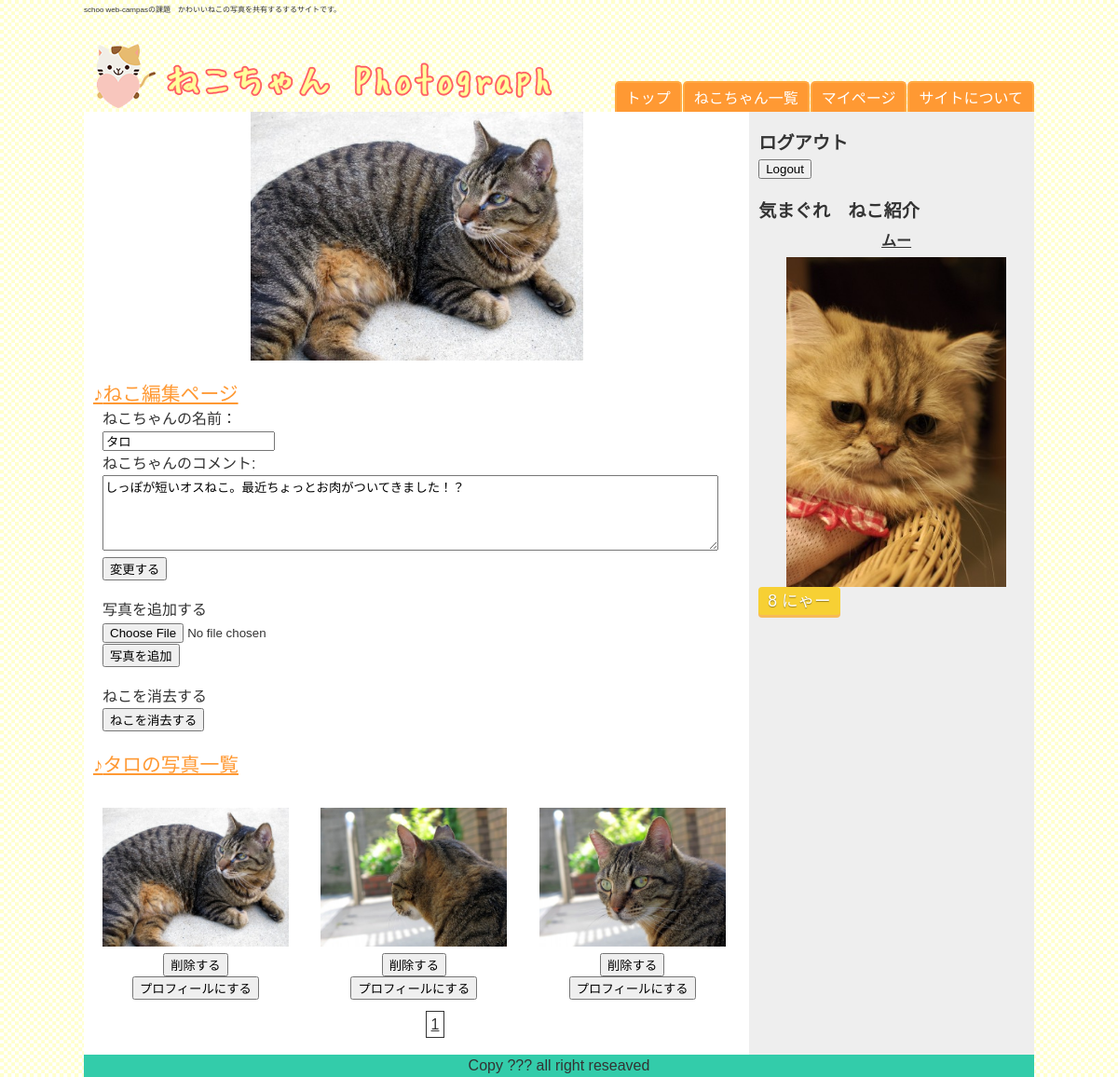
The page /cat_edit.php?cat_id=1 (signed in) on the database its author committed.
### tables this page shows
CREATE TABLE IF NOT EXISTS `cats` (
  `cat_id` int(10) NOT NULL,
  `cat_name` varchar(100) NOT NULL,
  `user_id` int(10) NOT NULL,
  `cat_comment` varchar(200) NOT NULL,
  `profile_photo_url` varchar(100) DEFAULT NULL,
  `cat_count_good` int(10) NOT NULL DEFAULT '0'
);

CREATE TABLE IF NOT EXISTS `photos` (
  `photo_id` int(10) NOT NULL,
  `cat_id` int(10) NOT NULL,
  `url` varchar(100) NOT NULL
);

### php/app.php (called while the page is built, shortened)
<?php
try{
    $dbh = new PDO('mysql:dbname=cats_photo;host=localhost', 'root', '');
}catch (PDOException $e){
    print('Error:'.$e->getMessage());
    die();
}
$user_id = isset($_SESSION["user"]) ? $_SESSION["user"][0] : null ;
function h($str){
	return htmlspecialchars($str, ENT_QUOTES, "UTF-8");
}
function getPagenation($table,$perpage,$where = null,$where_is = null){
	global $dbh;
	$where_sentence = isset($where) ? "where `".$where."` = ". $where_is : "";
	$page = isset($_GET["page"]) && preg_match("/^[1-9]*$/", $_GET["page"]) ? $_GET["page"] : 1;
	$from = ($page - 1) * $perpage;
	$total = $dbh->query("SELECT COUNT(*) FROM `".$table."`".$where_sentence)->fetchColumn();
	$total_pages = ceil($total/$perpage);
	return array("page" => $page, "from" =>$from, "total" => $total, "total_pages" => $total_pages, "perpage" =>$perpage);
}

### cat_edit.php (the view, shortened to what this page needs)
<?php require_once("parts/header.php");
	if(!isset($_SESSION['user'])):
		$msg = "<p class='alert'>ログインしないと編集できません。</p>";
	else:
		$cat_id = $_GET["cat_id"];
		$query = "SELECT `user_id` FROM `cats` where `cat_id` = ?";
		$sth = $dbh->prepare($query);
		$sth->bindParam( 1, $cat_id, PDO::PARAM_INT );
		$sth->execute();
		$cat_owner = $sth->fetch(PDO::FETCH_ASSOC);
			if(!$cat_owner == $user_id):
				$msg = "<p class='alert'>この猫を編集する権限はありません。</p>";
			else:
							$query = "SELECT * FROM `cats` where `cat_id` = ?";
							$sth = $dbh->prepare($query);
							$sth->bindParam( 1, $cat_id, PDO::PARAM_INT );
							$sth->execute();
							$cat_info = $sth->fetch(PDO::FETCH_ASSOC);
						?>
						<section class="single_cat">
							<img src="<?=h($cat_info['profile_photo_url']);?>">
						</section>
						<h2>ねこ編集ページ</h2>
						<section class="cat_edit">
							<dl>
							<form action="" method="POST" >
								<dt>ねこちゃんの名前：</dt><dd><input type="text" name="cat_name" value="<?=h($cat_info['cat_name']);?>" maxlength="100" required></dd>
								<dt>ねこちゃんのコメント:</dt><dd><textarea name="cat_comment" rows="5" cols="80" maxlength="200" required><?=h($cat_info['cat_comment']);?></textarea></dd>
								<button type="submit">変更する</button>
							</form>
							</dl>
							<dl>
							<form action="" method="POST" enctype="multipart/form-data">
								<dt>写真を追加する</dt><dd><input type="file" name="upfile" accept="image/*" capture="camera" id="upfile" onchange="chkFile()" required></dd>
								<button type="submit" id="submit">写真を追加</button>
							</form>
							</dl>
							<dl>
								<dt>ねこを消去する</dt>
								<dd><button onclick="alert('ねこを消去することはできません。ずっと大切にしてください。');">ねこを消去する</button></dd>
							</dl>
						</section>
						<h2><?=h($cat_info["cat_name"]);?>の写真一覧</h2>
						<section class="list_photos">
						<?php
							$pagenation = getPagenation("photos",12,"cat_id",$cat_id);
							$query = "SELECT * FROM `photos` WHERE `cat_id` = ? LIMIT ? OFFSET ?";
							$sth = $dbh->prepare($query);
							$sth->bindParam( 1, $cat_id, PDO::PARAM_INT );
							$sth->bindParam( 2, $pagenation["perpage"], PDO::PARAM_INT );
							$sth->bindParam( 3, $pagenation["from"], PDO::PARAM_INT );
							$sth->execute();
							while($photo_info = $sth->fetch(PDO::FETCH_ASSOC)):
						?>
						<div>
							<a href="photo.php?photo_id=<?=$photo_info['photo_id']?>"><img src="<?=$photo_info['url']?>"></a>
							<form action="" method="post">
								<button type="submit" onclick='return confirm("写真を削除してよろしいですか？");'>削除する</button>
							</form>
							<form action="" method="post">
								<button type="submit">プロフィールにする</button>
							</form>
						</div>
						<?php endwhile;?>
						<?php require_once("parts/pagenation.php");?>
						</section>
			<?php endif;
	endif;?>
<?php require_once("parts/footer.php");?>

### parts/pagenation.php (shortened to what this page needs)
<?php
if(isset($_GET["cat_id"]) && preg_match("/^[1-9]+$/", $_GET["cat_id"])){
	$got_id = "&cat_id=".$_GET["cat_id"];
} elseif (isset($_GET["photo_id"]) && preg_match("/^[1-9]*$/", $_GET["photo_id"])) {
	$got_id = "&photo_id=".$_GET["photo_id"];
} else {
	$got_id = "";
}
?>
<div class="pagenation">
<?php for($i = 1; $i <= $pagenation["total_pages"]; $i++):?>
	<?php if($pagenation["page"] == $i):?>
		<strong><a href="?page=<?=h($i.$got_id);?>"><?=h($i);?></a></strong>
	<?php else:?>
		<a href="?page=<?=h($i.$got_id);?>"><?=h($i);?></a>
	<?php endif;?>
<?php endfor;?>
</div>

### parts/sidebar.php
<aside>
  <?php require_once("login_form.php");?>
	<h3>気まぐれ　ねこ紹介</h3>
	<?php
	$count = $dbh->query("SELECT COUNT(*) FROM `cats`") -> fetchColumn();
	$flg = true;
	while($flg){
		$rand_cat_id = rand(1,$count);
		$query = 'SELECT * FROM `cats` WHERE `cat_id` = ?';
 		$sth = $dbh->prepare($query);
 		$sth->execute(array($rand_cat_id));
 		if($sth){
 			$rand_cat_info = $sth->fetch(PDO::FETCH_ASSOC);
 			$flg = false;
 		}
	}
	?>
	<h4><a href="cat.php?cat_id=<?=h($rand_cat_info['cat_id']);?>"><?=h($rand_cat_info["cat_name"]);?></a></h4>
	<a href="cat.php?cat_id=<?=h($rand_cat_info['cat_id']);?>"><img src="<?=h($rand_cat_info["profile_photo_url"]);?>"></a>
		<button data-id="<?=h($rand_cat_info["cat_id"]);?>" data-count="<?=h($rand_cat_info["cat_count_good"]);?>" class="nya">
			<span class="count_good<?=h($rand_cat_info['cat_id']);?>"><?=h($rand_cat_info["cat_count_good"]);?></span> にゃー
		</button>
</aside>

### css/style.css (style rules this page uses)
html, body, div, span, applet, object, iframe, h1, h2, h3, h4, h5, h6, p, blockquote, pre, a, abbr, acronym, address, big, cite, code, del, dfn, em, font, ins, kbd, q, s, samp, small, strike, strong, sub, sup, tt, var, dl, dt, dd, ol, ul, li, fieldset, form, label, legend, table, caption, tbody, tfoot, thead, tr, th, td { border: 0;font-family: inherit;font-size: 100%;font-style: inherit;font-weight: inherit;margin: 0;outline: 0;padding: 0;vertical-align: baseline; }
a { text-decoration: underline; color: inherit; }
a img { border: 0; cursor: pointer; }
article, aside, details, figcaption, figure, footer, header, hgroup, menu, nav, section { display: block; }
body { font: 16px/1.5 "メイリオ","Meiryo",arial,"ヒラギノ角ゴ Pro W3","Hiragino Kaku Gothic Pro",Osaka,"ＭＳ Ｐゴシック","MS PGothic",Sans-Serif; color:#333; background: url("../images/bg.gif"); }
img { max-width: 100%; }
main h2 { color: #F93; padding-left: 10px; font-size: 130%; margin-top: 20px; text-decoration: underline; clear: both; }
main h2:before { content:"♪"; }
section { width: 100%; margin-bottom: 20px; right: 0; }
.nya { position: relative; padding: 0 10px; background-color: #f7d034; border: none; border-radius: 4px; font-size: 110%; color: #fff; line-height: 30px; -webkit-transition: none; transition: none; box-shadow: 0 3px 0 #f7ba59; text-shadow: 0 1px 1px rgba(0, 0, 0, .4); }
.single_cat img { width: 100%; max-width: 50%; display: block; margin: 0 auto; }
.list_photos { margin-left: 20px; }
.list_photos div { display: inline-block; width: 28%; margin-top: 15px; margin-right: 30px; text-align: center; }
.list_photos div img { width: 100%; height: auto; margin-top: 15px; margin-right: 5px; }
.cat_edit { margin-right: 20px; display: block }
.cat_edit dl { margin-left: 20px; }
.cat_edit dl { margin-bottom: 20px; }
.pagenation { margin: 20px auto; text-align: center; width: 100%!important; }
.pagenation a { border: #333 solid 1px; padding: 5px; }
aside { width: 29%; height: 100%; position: absolute; top: 0; right: 0; z-index: 1; background: #eee; padding-left: 1%; }
aside h3 { margin-top: 20px; font-size: 120%; font-weight: bold; }
aside h4 { font-weight: bold; margin: 5px auto; text-align: center; }
aside img { width: 80%; margin: 0 auto; text-align: center; display: block; }

### rows shown on the page
cats: profile_photo_url (picture), cat_name "タロ", cat_comment "しっぽが短いオスねこ。最近ちょっとお肉がついてきました！？"
photos: url (picture)
photos: url (picture)
photos: url (picture)
cats: cat_name "ムー", profile_photo_url (picture), cat_count_good "8"
